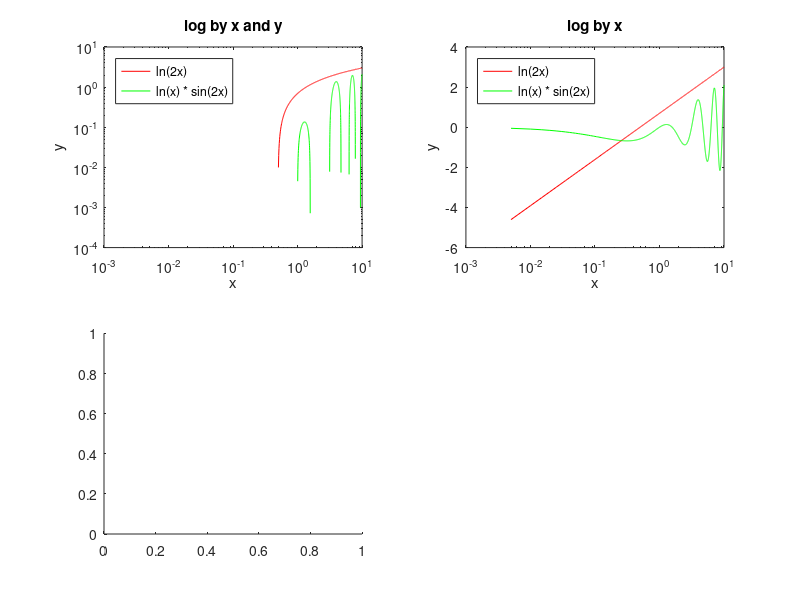

This figure's MATLAB source: (Note: this script raises an error after producing the figure.)
%% 1
x = -2:0.01:2;
y = exp(-x) .* sin(10 .* x);
plot(x, y)
grid on
%% 2.1
x = 0:0.001:5;
y = exp(-x) .* sin(10 .* x);
plot(x, y)
area(x, y)
%% 2.2
comet(x, y)
%% 2.3
z = x
comet3(x, y, z, 0.9)
view(-58, -13)
grid on
%% 3
X = [25, 10, 20, 30, 15]
ex = [0, 1, 0, 0, 0]
[x, y] = meshgrid(-1:0.05:1, -1:0.05:1)
plot(x, y)
hold on;
pie3(X, ex)
view(-45, 30)
grid on
%% 4
x = 0:0.01:1
y = exp(-x) .* (sin(x) + 0.1 * sin(100 * pi * x));
plot(x, y, 'r')
hold on;
x = 0:1/99:1
y = exp(-x) .* (sin(x) + 0.1 * sin(100 * pi * x));
plot(x, y, 'green')
%% 5
x = 0:0.005:10;
fx = log(2 .* x);
gx = log(x) .* sin(2 .* x);
subplot(2, 2, 1)
loglog(x, fx, 'r')
hold on
title('log by x and y')
loglog(x, gx, 'green')
legend('ln(2x)', 'ln(x) * sin(2x)', 'Location', 'northwest');
xlabel('x')
ylabel('y');
hold off
subplot(2, 2, 2)
semilogx(x, fx, 'r')
hold on
title('log by x')
semilogx(x, gx, 'green')
legend('ln(2x)', 'ln(x) * sin(2x)', 'Location', 'northwest');
xlabel('x')
ylabel('y');
hold off
subplot(2, 2, 3)
semilogy(x, fx, 'r')
hold on
title('log by y')
semilogy(x, gx, 'green')
legend('ln(2x)', 'ln(x) * sin(2x)', 'Location', 'northwest');
xlabel('x')
ylabel('y');
hold off
%% 6
t = -pi:0.01:pi;
x = 2 * sin(t);
y = 4 * cos(t);
plot(x, y)
%% 7
[x, y] = meshgrid(-2:0.05:2)
z = 4 .* sin(2 * pi .* x) .* cos(1.5 * pi .* y) .* (1 -(y .* y)) .* x .* (1 - x);
mesh(x, y, z, 'FaceAlpha', '0')
view(10, 45)
%% 8
[x, y] = meshgrid(-2:0.05:2);
z = 4 .* sin(2 * pi .* x) .* cos(1.5 * pi .* y) .* (1 -(y .* y)) .* x .* (1 - x);
contour3(x, y, z, -3:0.01:3)
colorbar;
%% 9
[x, y] = meshgrid(-2:0.05:2);
z = 4 .* sin(2 * pi .* x) .* cos(1.5 * pi .* y) .* (1 -(y .* y)) .* x .* (1 - x);
surfl(x, y, z, [-90 45])
%% 10
[x, y] = meshgrid(-1:0.05:1)
z = (sin(x) .* sin(x) + cos(y) .* cos(y)).^(x .* y)
subplot(2, 2, 1)
fig = mesh(x, y, z)
view(10, 45)
subplot(2, 2, 2)
fig = surf(x, y, z)
colorbar
view(100, 45)
subplot(2, 2, 3)
fig = contour3(x, y, z, -0.72:0.01:1.027)
view(70, 45)
subplot(2, 2, 4)
fig = surfl(x, y, z, [-90 45])
view(40, 45)
